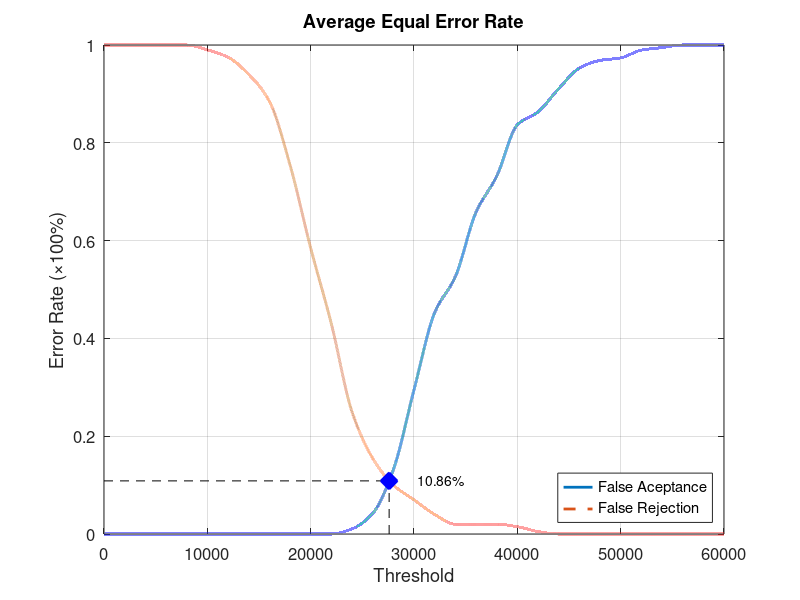
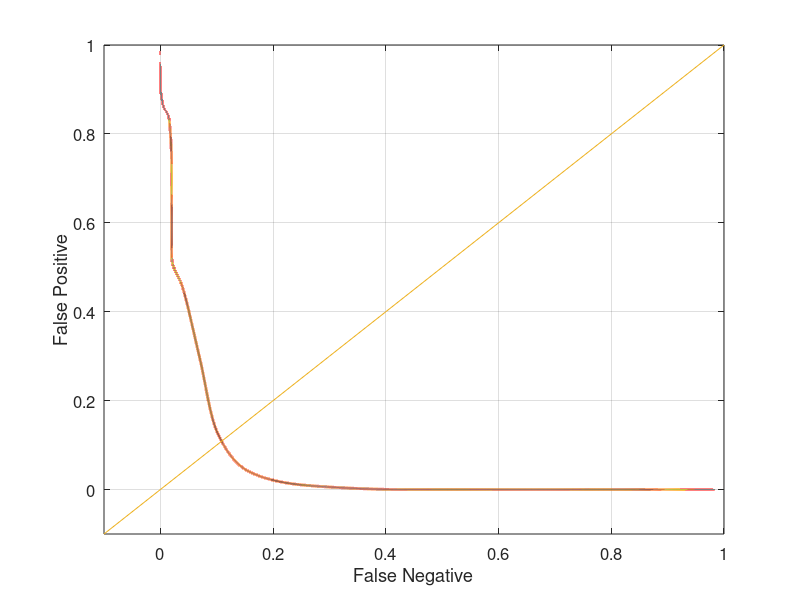

Source code (MATLAB) for these figures, in order:
function yEER = Database1_1
close all;
clear;
clc;
x = 0:2000:60000;
xq = 0:0.5:60000;

y0 = [0 0 0 0 0 0 0 0 0 0 0 0 0.0105263 0.0421053 0.131579 0.294737 0.452632 0.526316 0.657895 0.731579 0.836842 0.863158 0.910526 0.952632 0.968421 0.973684 0.989474 0.994737 1 1 1];
yy0 = interp1(x, y0, xq, 'pchip');
y1 = [1 1 1 1 1 0.99 0.975 0.94 0.885 0.755 0.585 0.43 0.25 0.155 0.1 0.07 0.04 0.02 0.02 0.02 0.015 0.005 0 0 0 0 0 0 0 0 0];
yy1 = interp1(x, y1, xq, 'pchip');

% Calculating EER: 
y2 = abs(y0 - y1);
find(y2 == min(y2))
yy2 = abs(yy0 - yy1);
xEER = find(yy2 == min(yy2));
xEERIndex = xq(xEER) % X-axis EER
yEER = yy0(xEER) % Y-axis EER

main = figure
plot(xq, yy0,'-','LineWidth', 2);	hold on
plot(xq, yy1,'--','LineWidth', 2);	hold on
plot([xEERIndex xEERIndex], [0 yEER], 'k--');	hold on
plot([0 xEERIndex], [yEER yEER], 'k--');	hold on
plot(xEERIndex, yEER, 'bx', 'LineWidth', 10);	hold on
text(xEERIndex + 10 * xEERIndex / 100, yEER, [num2str(round((10000 * yEER)) / 100) '%'])
legend('False Aceptance', 'False Rejection', 'Location', 'SouthEast')
xlabel('Threshold')
ylabel('Error Rate (\times100%)')
title('Average Equal Error Rate')
set(gca, 'FontSize', 12)
axis([0 60000 0 1])
grid on

print(main, 'Database1_1Main', '-dpng');
FNRxFPR = figure('Color', [1 1 1]);
plot(yy1, yy0, '-', yy1, yy0, 'LineWidth', 2);
hold on
y = -0.1:0.1:1
plot(y, y); 
set(gca, 'FontSize', 12)
xlabel('False Negative')
ylabel('False Positive')
axis([-0.1 1 -0.1 1])
set(gca, 'FontSize', 12)
grid on

print(FNRxFPR, 'Database1_1FNRxFPR','-dpng');
end
